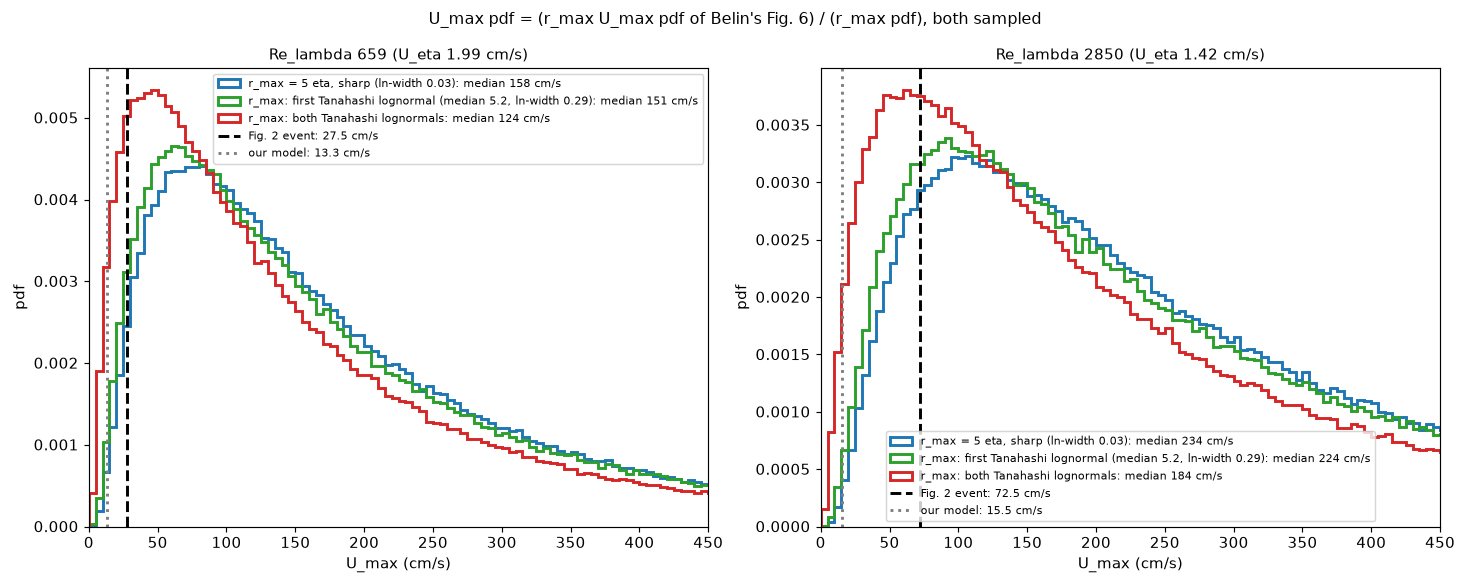

Source code (Python):
"""belin_u_pdf_from_product.py  v01  The U_max pdf worked out from the r_max U_max pdf and a pdf of r_max, both by inverse-CDF sampling (no constant r_max).
r_max U_max / nu = Re_c = 1.585 x Re_lambda^(1/2), x from the cumulative curve of the lognormal fitted to Belin's Fig. 6 (median 9.74, ln-width 0.889, unchanged);  r_max / eta from the cumulative curve of one of
three pdfs:  (a) sharp, one lognormal at 5 eta with ln-width 0.03;  (b) the first Tanahashi (2001) lognormal (median 5.23, ln-width 0.288);  (c) both Tanahashi lognormals (chord_population.RADIUS).
U_max (cm/s) = Re_c U_eta / (r_max / eta), U_eta from the Table I chain at the Re_lambda (659, 2850).  x and r_max are drawn independently.
Usage: python belin_u_pdf_from_product.py     writes belin_u_pdf_from_product.png

Versions  M01 m01.v01 (2026-11-13): first version.
"""
import math
import os
import sys

import matplotlib
matplotlib.use("Agg")
import matplotlib.pyplot as plt
import numpy as np

HERE = os.path.dirname(os.path.abspath(__file__))
sys.path.insert(0, HERE)
import belin_gamma_pdf as bg            # noqa: E402
import belin_umax_vs_relambda as bu     # noqa: E402
import chord_population as cp           # noqa: E402
import chord_belin_x as cbx             # noqa: E402

N = 400000


def radius_pdf(kind, grid):
    ln = lambda m, s: bg.lognormal_x(grid, math.log(m), s)
    if kind == "a":
        return ln(5.0, 0.03)
    w1, m1, s1, m2, s2 = cp.RADIUS
    if kind == "b":
        return ln(m1, s1)
    return w1 * ln(m1, s1) + (1 - w1) * ln(m2, s2)


def main():
    mu, s, _ = bg.lognormal_fit()
    rng = np.random.default_rng(3)
    xg = np.logspace(-2.5, 3.0, 8000)
    rg = np.linspace(1.0, 60.0, 12000)
    fig, ax = plt.subplots(1, 2, figsize=(14, 5.6))
    for a, (Rl, event) in zip(ax, ((659, 27.5), (2850, 72.5))):
        c = bu.chain_at(Rl)
        x = cbx.inverse_cdf(xg, bg.lognormal_x(xg, mu, s))(rng.uniform(size=N))
        Re_c = 1.585 * x * math.sqrt(Rl)
        for kind, colour, label in (("a", "tab:blue", "r_max = 5 eta, sharp (ln-width 0.03)"), ("b", "tab:green", "r_max: first Tanahashi lognormal (median 5.2, ln-width 0.29)"), ("c", "tab:red", "r_max: both Tanahashi lognormals")):
            r = cbx.inverse_cdf(rg, radius_pdf(kind, rg))(rng.uniform(size=N))
            U = Re_c * c["U_eta"] / r
            a.hist(U, np.linspace(0, 700, 141), density=True, histtype="step", lw=2, color=colour, label="%s: median %.0f cm/s" % (label, np.median(U)))
            print("Re_lambda %d, %s: median U_max %.0f cm/s, 10-90 %% %.0f-%.0f" % (Rl, kind, np.median(U), *np.percentile(U, [10, 90])))
        a.axvline(event, color="k", ls="--", lw=2, label="Fig. 2 event: %.1f cm/s" % event)
        a.axvline(0.769 * Rl ** (1 / 3) * c["U_eta"], color="gray", ls=":", lw=2, label="our model: %.1f cm/s" % (0.769 * Rl ** (1 / 3) * c["U_eta"]))
        a.set_xlim(0, 450)
        a.set_xlabel("U_max (cm/s)")
        a.set_ylabel("pdf")
        a.set_title("Re_lambda %d (U_eta %.2f cm/s)" % (Rl, c["U_eta"]), fontsize=10)
        a.legend(fontsize=7.5)
    fig.suptitle("U_max pdf = (r_max U_max pdf of Belin's Fig. 6) / (r_max pdf), both sampled", fontsize=11)
    fig.tight_layout()
    fig.savefig(os.path.join(HERE, "belin_u_pdf_from_product.png"), dpi=105)


if __name__ == "__main__":
    main()
